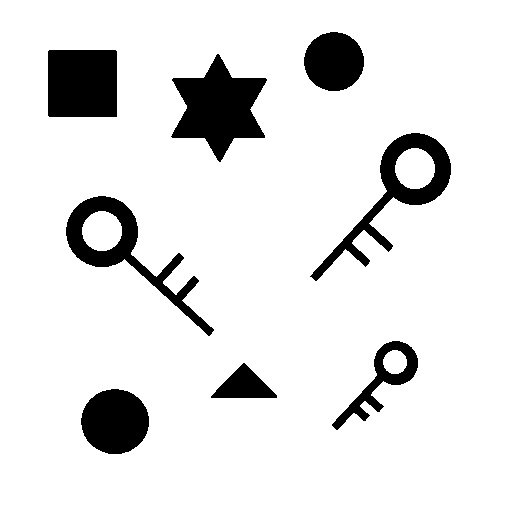
//> input picture 04-ImageProcessing/images/img_1.bmp, 512 x 512 px; its folder holds 2 pictures in this run
$ ./s13540   (built with g++ and OpenCV 4)
//> lines starting //> are read from the running program, lines starting //| are printed output that depends on the picture; after the words box and inside, x2 and y2 are one past the last pixel; in counts of white or black regions, pixels touching at a corner belong together; pictures that were not available may be replaced by others from this repository, and a replacement may not be noted
#include <iostream>
#include <opencv2/opencv.hpp>
#include <opencv2/highgui/highgui.hpp>
#include <opencv2/imgproc/imgproc.hpp>


using namespace cv;
using namespace std;

int main(void) {
	//opencv320を使用

	int i=1;

	for (i = 1;i < 3;i++) {
		char base[20], temp[20];

		sprintf_s(base, 20, "images/img_%d.bmp", i); //ファイルのパス(元画像)
		sprintf_s(temp, 20, "images/Timg_%d.bmp", i);//ファイルのパス(テンプレート画像)

		Mat image_base = imread(base); //元画像の読み込み
//> image_base is the input picture: 512 rows x 512 cols, CV_8UC3; 89.4% white; 8 black regions, largest, box (x1, y1, x2, y2) and area: (171, 54, 267, 162) 5506, (48, 50, 117, 117) 4620, (66, 196, 214, 336) 4141

		Mat image_temp = imread(temp); //テンプレート画像の読み込み

		//テンプレート画像の表示
		namedWindow("Template");
		imshow("Template", image_temp);

		Mat result;
		matchTemplate(image_base, image_temp, result, TM_CCOEFF_NORMED); //アルゴリズムに基づいたテンプレートマッチング
//> result = [1]

		Point rPt;
		minMaxLoc(result, 0, 0, 0, &rPt); //結果座標の取得
//> rPt = Point(0, 0)

		rectangle(image_base, rPt, Point(rPt.x + image_temp.cols, rPt.y + image_temp.rows), Scalar(0, 0, 255), 2, 8, 0); //元画像にマッチングした箇所の描画
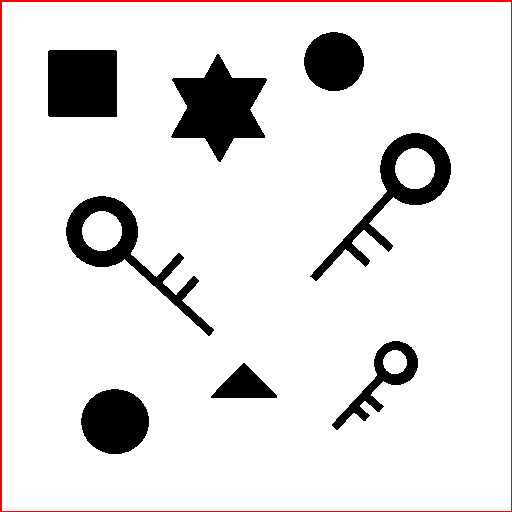
//> image_base: 512 rows x 512 cols, CV_8UC3; 1.17% of pixels changed, all inside (x1, y1, x2, y2) = (0, 0, 512, 512)

		printf("img_%d  %d,%d\n\n",i,rPt.x,rPt.y); //座標の表示
//| img_1  0,0

		//マッチング画像の表示
		namedWindow("Matching");
		imshow("Matching", image_base);

		waitKey(0);
		destroyAllWindows();
	}
//> pass 2 of the loop `for (i = 1;i < 3;i++)`:
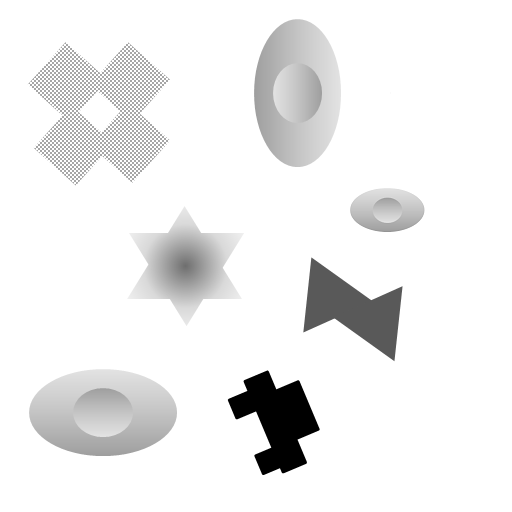
//> input picture 04-ImageProcessing/images/img_2.bmp, 512 x 512 px
//> image_base is the input picture: 512 rows x 512 cols, CV_8UC3; min 0, max 255, mean 238
//> `rectangle(image_base, rPt, Point(rPt.x + image_temp.cols, rPt.y + imag..`:
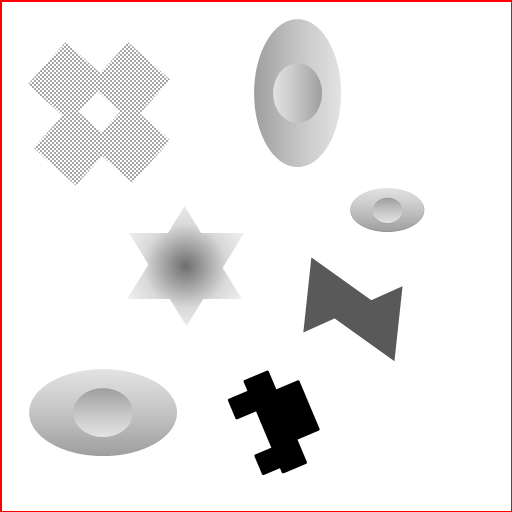
//> image_base: 512 rows x 512 cols, CV_8UC3; 1.17% of pixels changed, all inside (x1, y1, x2, y2) = (0, 0, 512, 512)
//| img_2  0,0
	return 0;
}
